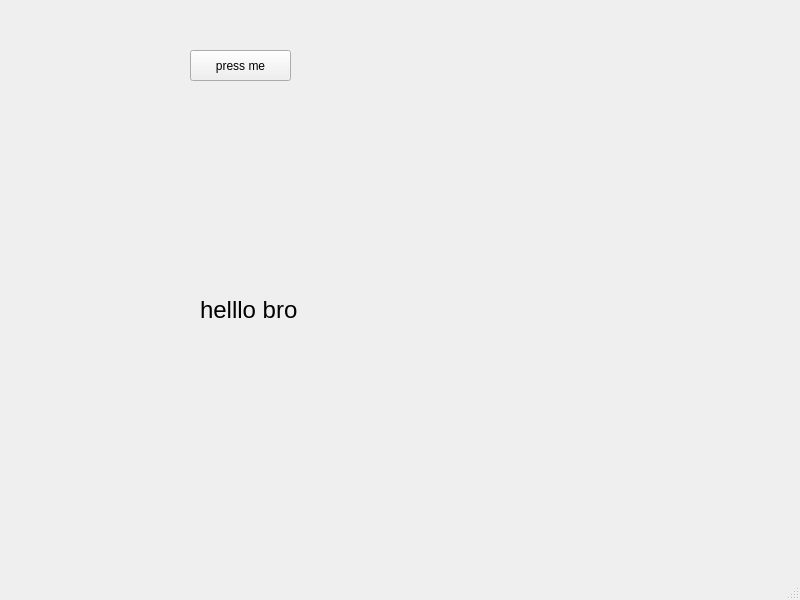
<?xml version="1.0" encoding="UTF-8"?>
<ui version="4.0">
 <class>MainWindow</class>
 <widget class="QMainWindow" name="MainWindow">
  <property name="geometry">
   <rect>
    <x>0</x>
    <y>0</y>
    <width>800</width>
    <height>600</height>
   </rect>
  </property>
  <property name="windowTitle">
   <string>MainWindow</string>
  </property>
  <widget class="QWidget" name="centralwidget">
   <widget class="QPushButton" name="pushButton">
    <property name="geometry">
     <rect>
      <x>190</x>
      <y>50</y>
      <width>101</width>
      <height>31</height>
     </rect>
    </property>
    <property name="text">
     <string>press me</string>
    </property>
    <property name="checkable">
     <bool>true</bool>
    </property>
    <property name="autoRepeat">
     <bool>false</bool>
    </property>
   </widget>
   <widget class="QLabel" name="mylabel">
    <property name="geometry">
     <rect>
      <x>200</x>
      <y>250</y>
      <width>231</width>
      <height>121</height>
     </rect>
    </property>
    <property name="text">
     <string>&lt;html&gt;&lt;head/&gt;&lt;body&gt;&lt;p&gt;&lt;span style=&quot; font-size:18pt;&quot;&gt;helllo bro&lt;/span&gt;&lt;/p&gt;&lt;/body&gt;&lt;/html&gt;</string>
    </property>
   </widget>
  </widget>
  <widget class="QMenuBar" name="menubar">
   <property name="geometry">
    <rect>
     <x>0</x>
     <y>0</y>
     <width>800</width>
     <height>21</height>
    </rect>
   </property>
  </widget>
  <widget class="QStatusBar" name="statusbar"/>
 </widget>
 <resources/>
 <connections/>
</ui>
